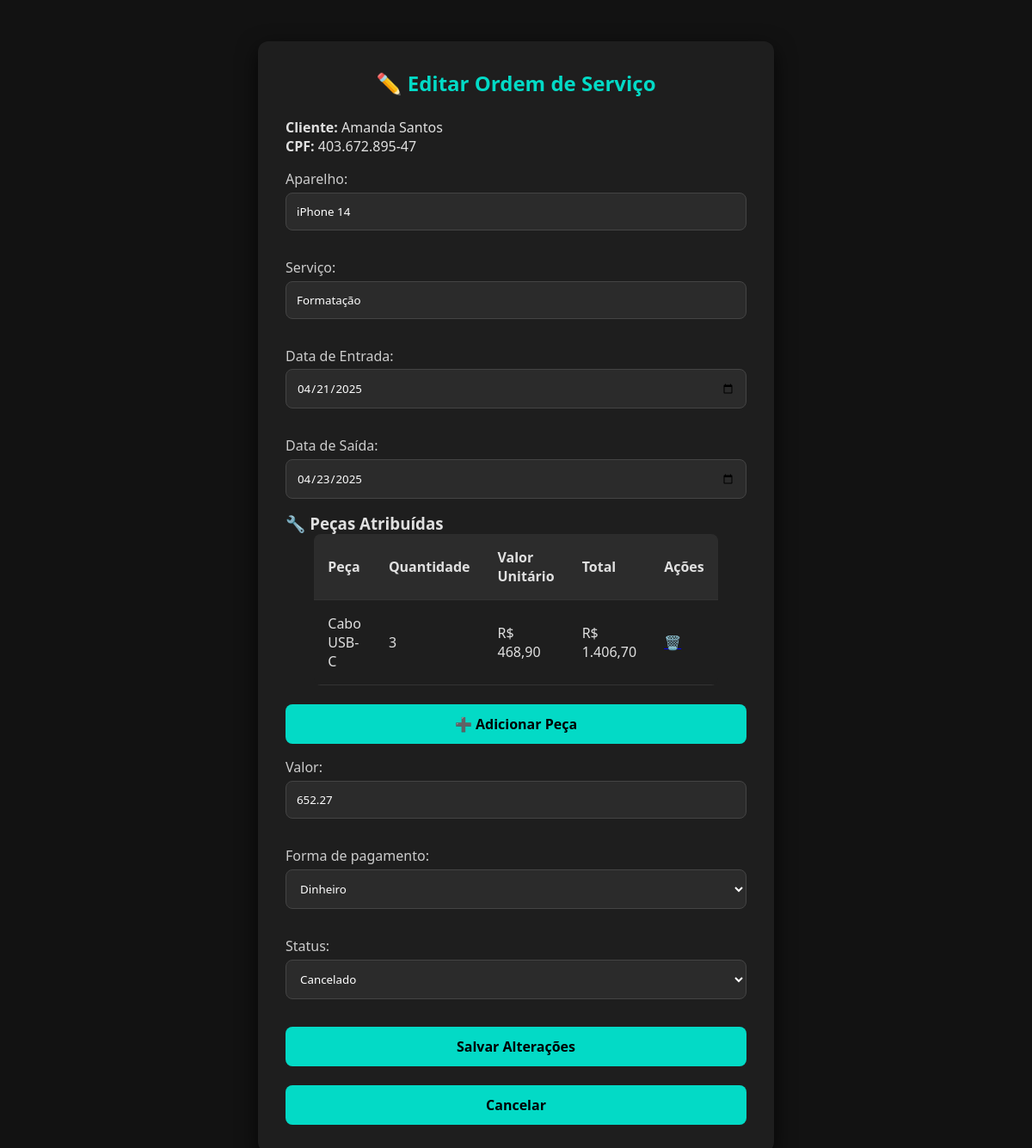
/editar_ordem.php?id=24 (signed in), run on an earlier commit of the app's database.
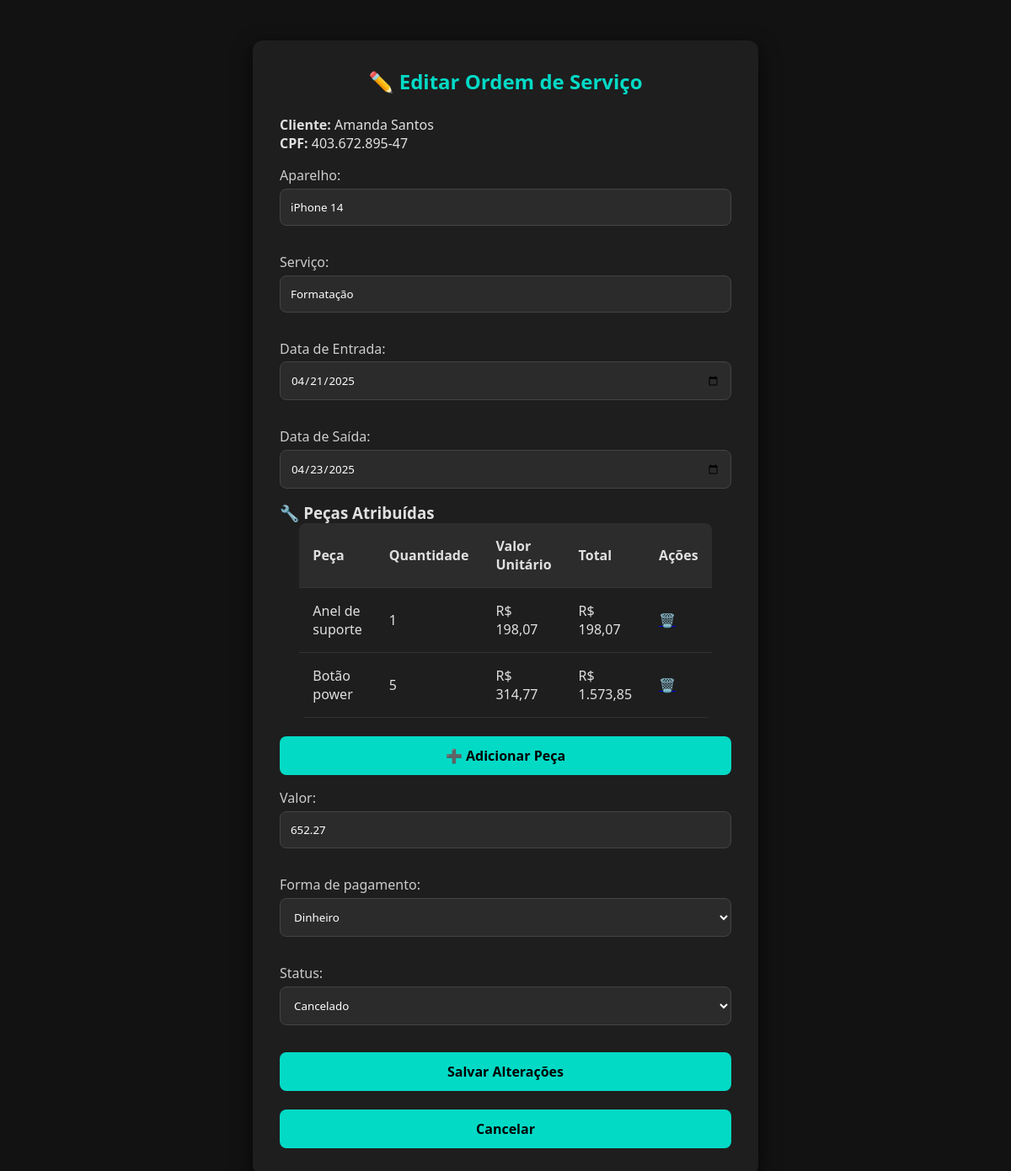
And on a later commit of the database.
### tables this page shows
CREATE TABLE `servico_produto` (
  `quantidade` int(11) DEFAULT NULL,
  `id_produto` int(11) NOT NULL,
  `id_ordem_serv` int(11) NOT NULL
);

CREATE TABLE `produto` (
  `id_produto` int(11) NOT NULL,
  `nome_produto` varchar(100) DEFAULT NULL,
  `valor` decimal(10,2) DEFAULT NULL,
  `idfornecedor` int(11) DEFAULT NULL,
  `idestoque` int(11) DEFAULT NULL
);

### editar_ordem.php (the view, shortened to what this page needs)
<?php
require_once 'conexao.php';
$id_ordem = (int)($_GET['id'] ?? 0);
try {
  $stmt = $pdo->prepare("
  SELECT os.*, c.nome, c.cpf
  FROM ordem_serv os
  JOIN cliente c ON os.cpf = c.cpf
  WHERE os.id_ordem_serv = :id
");
$stmt->execute([':id' => $id_ordem]);
$ordem = $stmt->fetch(PDO::FETCH_ASSOC);
} catch (PDOException $e) {
    die("Erro ao buscar ordem: " . $e->getMessage());
}
try {
    $sql = "SELECT sp.quantidade, p.id_produto, p.nome_produto, p.valor, e.id_estoque
            FROM servico_produto sp
            JOIN produto p ON sp.id_produto = p.id_produto
            JOIN estoque e ON p.idestoque = e.id_estoque
            WHERE sp.id_ordem_serv = :id";
    $stmt = $pdo->prepare($sql);
    $stmt->execute([':id' => $id_ordem]);
    $pecasOrdem = $stmt->fetchAll(PDO::FETCH_ASSOC);
} catch (PDOException $e) {
    die("Erro ao buscar peças da ordem: " . $e->getMessage());
}
?>
<!DOCTYPE html>
<html lang="pt-br">
<head>
<link rel="stylesheet" href="css/form.css">
</head>
<body>
<div class="form-container">
    <h2>✏️ Editar Ordem de Serviço</h2>
    <p><strong>Cliente:</strong> <?php echo htmlspecialchars($ordem['nome']); ?></p>
<p><strong>CPF:</strong> <?php echo htmlspecialchars($ordem['cpf']); ?></p>
    <form method="post">
        <label>Aparelho:</label>
        <input type="text" name="Aparelho" value="<?php echo htmlspecialchars($ordem['Aparelho']); ?>" required>
        <label>Serviço:</label>
        <input type="text" name="servico" value="<?php echo htmlspecialchars($ordem['servico']); ?>" required>
        <label>Data de Entrada:</label>
        <input type="date" name="data_entrada" value="<?php echo htmlspecialchars($ordem['data_entrada']); ?>" required>
        <label>Data de Saída:</label>
        <input type="date" name="data_saida" value="<?php echo htmlspecialchars($ordem['data_saida']); ?>">
<h3>🔧 Peças Atribuídas</h3>
<table class="ordem-table">
  <thead>
    <tr>
      <th>Peça</th>
      <th>Quantidade</th>
      <th>Valor Unitário</th>
      <th>Total</th>
      <th>Ações</th>
    </tr>
  </thead>
  <tbody>
    <?php if (count($pecasOrdem)): ?>
      <?php foreach ($pecasOrdem as $p): ?>
        <tr>
          <td><?php echo htmlspecialchars($p['nome_produto']); ?></td>
          <td><?php echo (int)$p['quantidade']; ?></td>
          <td>R$ <?php echo number_format($p['valor'], 2, ',', '.'); ?></td>
          <td>R$ <?php echo number_format($p['valor'] * $p['quantidade'], 2, ',', '.'); ?></td>
          <td>
            <a href="remover_peca.php?id_ordem=<?php echo $id_ordem; ?>&id_produto=<?php echo $p['id_produto']; ?>"
               onclick="return confirm('Tem certeza que deseja remover esta peça da ordem?');">🗑️</a>
          </td>
        </tr>
      <?php endforeach; ?>
    <?php else: ?>
      <tr><td colspan="5" style="text-align:center;">Nenhuma peça atribuída.</td></tr>
    <?php endif; ?>
  </tbody>
</table>
<br>
<button type="button" onclick="abrirModalPeca(<?php echo (int)$ordem['id_ordem_serv']; ?>)">
  ➕ Adicionar Peça
</button>
        <label>Valor:</label>
        <input type="number" step="0.01" name="valor" min="1" value="<?php echo htmlspecialchars($ordem['valor']); ?>">
        <label for="tipo_pagamento">Forma de pagamento:</label>
        <select id="tipo_pagamento" name="tipo_pagamento">
          <option value="Dinheiro" <?php echo ($ordem['tipo_pagamento'] == 'Dinheiro') ? 'selected' : ''; ?>>Dinheiro</option>
        </select>
        <label>Status:</label>
        <select name="status" required>
            <option value="Cancelado" <?php if($ordem['status']=='Cancelado') echo 'selected'; ?>>Cancelado</option>
        </select>
        <div style="margin-top:1rem;">
            <button type="submit">Salvar Alterações</button>
            <br><br>
            <a href="ordem_serv.php"><button type="button">Cancelar</button></a>
        </div>
    </form>
</div>
</body>
</html>

What changed in the data, as far as the page shows it:
removed servico_produto: id_produto.nome_produto "Cabo USB-C", quantidade "3", id_produto.valor "468,90", $p['valor'] * $p['quantidade'] "1.406,70"
added servico_produto: id_produto.nome_produto "Anel de suporte", quantidade "1", id_produto.valor "198,07", $p['valor'] * $p['quantidade'] "198,07"
added servico_produto: id_produto.nome_produto "Botão power", quantidade "5", id_produto.valor "314,77", $p['valor'] * $p['quantidade'] "1.573,85"
